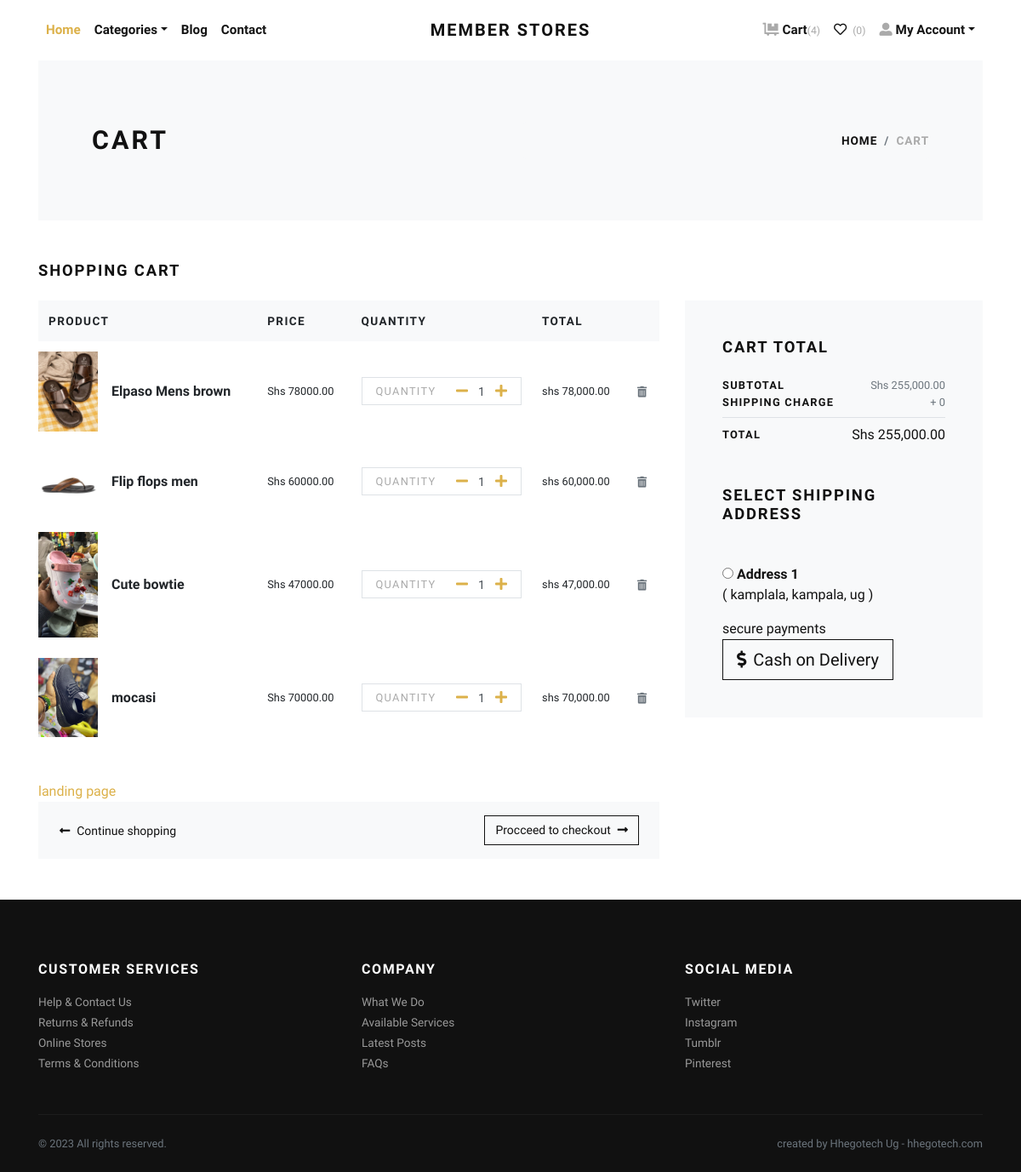
The app's page /cart/ (signed in) with its own data.
### store/models.py (models this page shows, shortened)
class Cart(models.Model):
    user = models.ForeignKey(User, verbose_name="User", on_delete=models.CASCADE)
    product = models.ForeignKey(Product, verbose_name="Product", on_delete=models.CASCADE)
    quantity = models.PositiveIntegerField(default=1, verbose_name="Quantity")
    created_at = models.DateTimeField(auto_now_add=True, verbose_name="Created Date")
    updated_at = models.DateTimeField(auto_now=True, verbose_name="Updated Date")
    @property
    def total_price(self):
        return self.quantity * self.product.price

class Product(models.Model):
    title = models.CharField(max_length=150, verbose_name="Product Title")
    slug = models.SlugField(max_length=160, verbose_name="Product Slug")
    sku = models.CharField(max_length=255, unique=True, verbose_name="Unique Product ID (SKU)")
    short_description = models.TextField(verbose_name="Short Description")
    detail_description = models.TextField(blank=True, null=True, verbose_name="Detail Description")
    product_image = models.ImageField(upload_to='product', blank=True, null=True, verbose_name="Product Image")
    price = models.DecimalField(max_digits=8, decimal_places=2)
    category = models.ForeignKey(Category, verbose_name="Product Category", on_delete=models.CASCADE)
    is_active = models.BooleanField(verbose_name="Is Active?")
    is_featured = models.BooleanField(verbose_name="Is Featured?")
    created_at = models.DateTimeField(auto_now_add=True, verbose_name="Created Date")
    updated_at = models.DateTimeField(auto_now=True, verbose_name="Updated Date")
    class Meta:
        verbose_name_plural = 'Products'
        ordering = ('-created_at', )

class Address(models.Model):
    user = models.ForeignKey(User, verbose_name="User", on_delete=models.CASCADE)
    locality = models.CharField(max_length=150, verbose_name="Nearest Location")
    city = models.CharField(max_length=150, verbose_name="City")
    state = models.CharField(max_length=150, verbose_name="State")

### store/views.py (the view)
# urls.py: path('cart/', views.cart, name="cart"),
@login_required
def cart(request):
    user = request.user
    cart_products = Cart.objects.filter(user=user)
    amount = decimal.Decimal(0)
    cp = [p for p in Cart.objects.all() if p.user==user]
    if cp:
        for p in cp:
            temp_amount = (p.quantity * p.product.price)
            amount += temp_amount
    addresses = Address.objects.filter(user=user)
    context = {
        'cart_products': cart_products,
        'amount': amount,
        'total_amount': amount,
        'addresses': addresses,
    }
    return render(request, 'store/cart.html', context)

### store/context_preprocessors.py (called while the page is built)
def store_menu(request):
    categories = Category.objects.filter(is_active=True)
    context = {
        'categories_menu': categories,
    }
    return context

def cart_menu(request):
    if request.user.is_authenticated:
        cart_items= Cart.objects.filter(user=request.user)
        context = {
            'cart_items': cart_items,
        }
    else:
        context = {}
    return context

### templates/store/cart.html (shortened to what this page needs)
{% extends 'base.html' %}
{% load static %}
{% load humanize %}
    {% block content %}
      <div class="container">
        <section class="py-5 bg-light">
          <div class="container">
            <div class="row px-4 px-lg-5 py-lg-4 align-items-center">
              <div class="col-lg-6">
                <h1 class="h2 text-uppercase mb-0">Cart</h1>
              </div>
              <div class="col-lg-6 text-lg-right">
                <nav aria-label="breadcrumb">
                  <ol class="breadcrumb justify-content-lg-end mb-0 px-0">
                    <li class="breadcrumb-item"><a href="index.html">Home</a></li>
                    <li class="breadcrumb-item active" aria-current="page">Cart</li>
                  </ol>
                </nav>
              </div>
            </div>
          </div>
        </section>
        {% if cart_products %}
        <section class="py-5">
          <h2 class="h5 text-uppercase mb-4">Shopping cart</h2>
          <div class="row">
            <div class="col-lg-8 mb-4 mb-lg-0">
              <div class="table-responsive mb-4">
                <table class="table">
                  <thead class="bg-light">
                    <tr>
                      <th class="border-0" scope="col"> <strong class="text-small text-uppercase">Product</strong></th>
                      <th class="border-0" scope="col"> <strong class="text-small text-uppercase">Price</strong></th>
                      <th class="border-0" scope="col"> <strong class="text-small text-uppercase">Quantity</strong></th>
                      <th class="border-0" scope="col"> <strong class="text-small text-uppercase">Total</strong></th>
                      <th class="border-0" scope="col"> </th>
                    </tr>
                  </thead>
                  <tbody>
                    {% for cart_product in cart_products %}
                    <tr>
                      <th class="pl-0 border-0" scope="row">
                        <div class="media align-items-center">
                          {% if cart_product.product.product_image %}
                            <a class="reset-anchor d-block animsition-link" href="{% url 'store:product-detail' cart_product.product.slug %}"><img src="{{cart_product.product.product_image.url}}" alt="{{cart_product.product.title}}" width="70"/></a>
                          {% else %}
                            <a class="reset-anchor d-block animsition-link" href="{% url 'store:product-detail' cart_product.product.slug %}"><img src="{% static 'img/product-detail-3.jpg' %}" alt="{{cart_product.product.title}}" width="70"/></a>
                          {% endif %}
                          <div class="media-body ml-3"><strong class="h6"><a class="reset-anchor animsition-link" href="{% url 'store:product-detail' cart_product.product.slug %}">{{cart_product.product.title}}</a></strong></div>
                        </div>
                      </th>
                      <td class="align-middle border-0">
                        <p class="mb-0 small">Shs {{cart_product.product.price}}</p>
                      </td>
                      <td class="align-middle border-0">
                        <div class="border d-flex align-items-center justify-content-between px-3"><span class="small text-uppercase text-gray headings-font-family">Quantity</span>
                          <div class="quantity">
                            <a href="{% url 'store:minus-cart' cart_product.id %}" class="dec-btn p-0 ml-2"><i class="fas fa-minus"></i></a>
                            <input class="form-control form-control-sm border-0 shadow-0 p-0" type="text" value="{{cart_product.quantity}}"/>
                            <a href="{% url 'store:plus-cart' cart_product.id %}" class="inc-btn p-0"><i class="fas fa-plus"></i></a>
                          </div>
                        </div>
                      </td>
                      <td class="align-middle border-0">
                        <p class="mb-0 small"> shs {{cart_product.total_price|intcomma}}</p>
                      </td>
                      <td class="align-middle border-0"><a class="reset-anchor" href="{% url 'store:remove-cart' cart_product.id %}"><i class="fas fa-trash-alt small text-muted"></i></a></td>
                    </tr>
                    {% endfor %}
                  </tbody>
                </table>
              </div>
              <a href="{% url 'store:orders' %}">landing page</a>
              <div class="bg-light px-4 py-3">
                <div class="row align-items-center text-center">
                  <div class="col-md-6 mb-3 mb-md-0 text-md-left"><a class="btn btn-link p-0 text-dark btn-sm" href="{% url 'store:home' %}"><i class="fas fa-long-arrow-alt-left mr-2"> </i>Continue shopping</a></div>
                  <div class="col-md-6 text-md-right"><a class="btn btn-outline-dark btn-sm" href="{% url  'checkout' %}">Procceed to checkout<i class="fas fa-long-arrow-alt-right ml-2"></i></a></div>
                </div>
              </div>
            </div>
            <div class="col-lg-4">
              <div class="card border-0 rounded-0 p-lg-4 bg-light">
                <div class="card-body">
                  <h5 class="text-uppercase mb-4">Cart total</h5>
                  <ul class="list-unstyled mb-">
                    <li class="d-flex align-items-center justify-content-between"><strong class="text-uppercase small font-weight-bold">Subtotal</strong><span class="text-muted small">Shs {{amount|intcomma}}</span></li>
                    <li class="d-flex align-items-center justify-content-between"><strong class="text-uppercase small font-weight-bold">Shipping Charge</strong><span class="text-muted small">+ 0{{shipping_amount}}</span></li>
                    <li class="border-bottom my-2"></li>
                    <li class="d-flex align-items-center justify-content-between mb-4"><strong class="text-uppercase small font-weight-bold">Total</strong><span>Shs {{total_amount|intcomma}}</span></li>
                  </ul>
                  <h5 class="text-uppercase my-5">Select Shipping Address</h5>
                  <form action="{% url 'store:checkout' %}" id="myform">
                    {% if addresses %}
                      {% for address in addresses %}
                        <div class="mb-3">
                        <input type="radio" name="address" value="{{address.id}}"> <strong>Address {{forloop.counter}}</strong> <br>
                        ( {{address.locality}}, {{address.city}}, {{address.state}} )
                        </div>
                      {% endfor %}
                    {% endif %}
                    <div class="text-end" id="paypal-button-container">secure payments</div>
                    <a href="{% url 'store:cash-on-delivery' %}" class="btn btn-dark btn-lg btn-outline-dark">
                      <i class="fas fa-dollar-sign mr-2"></i>Cash on Delivery
                    </a>
                  </form>
                </div>
              </div>
            </div>
          </div>
        </section>
        {% else %}
          <div class="text-center py-5">
            <h3 class="mb-3">Your cart is empty.</h3>
            <a href="{% url 'store:home' %}"><i class="fas fa-long-arrow-alt-left mr-2"> </i>Continue shopping</a>
          </div>
        {% endif %}
      </div>
      {% endblock content %}

### memberstores/static/css/style.default.css (style rules this page uses)
.text-small { font-size: 0.85rem !important; }
.text-gray { color: #aaa !important; }
strong { font-weight: 700; }
.quantity { display: -ms-flexbox; display: flex; -ms-flex-align: center; align-items: center; font-family: inherit; }
.quantity input { width: 2rem; text-align: center; }
.text-uppercase { text-transform: uppercase; letter-spacing: 0.1em; }
.border { border: 1px solid #dee2e6 !important; }
.shadow-0 { box-shadow: none !important; }
.reset-anchor { color: inherit; transition: all 0.3s; }
.headings-font-family { font-family: inherit !important; }
.btn { font-weight: 400; border: 1px solid transparent; font-family: inherit; padding: 0.375rem 1.5rem; font-size: 1rem; line-height: 1.5; border-radius: 0; transition: color 0.15s ease-in-out, background-color 0.15s ease-in-out, border-color 0.15s ease-in-out, box-shadow 0.15s ease-in-out; }
.btn-link { font-weight: 400; color: #dcb14a; }
.btn-dark { color: #fff; background-color: #111111; border-color: #111111; }
.btn-outline-dark { color: #111111; background-color: transparent; background-image: none; border-color: #111111; }
.btn-lg { padding: 0.5rem 1rem; font-size: 1.25rem; line-height: 1.5; border-radius: 0; }
.btn-sm { padding: 0.375rem 0.75rem; font-size: 0.875rem; line-height: 1.5; border-radius: 0; }
body { font-family: "Libre Franklin", sans-serif; font-size: 1rem; font-weight: 400; line-height: 1.5; color: #111111; background-color: #fff; }
a { color: #dcb14a; text-decoration: none; }
h1, h2, h3, h4, h5, h6, .h1, .h2, .h3, .h4, .h5, .h6 { margin-bottom: 0.5rem; font-family: inherit; font-weight: 900; line-height: 1.2; color: inherit; }
h1, .h1 { font-size: 2.2rem; }
h2, .h2 { font-size: 1.9rem; }
h5, .h5 { font-size: 1.15rem; }
h6, .h6 { font-size: 1rem; }
small, .small { font-size: 80%; font-weight: 400; }
.bg-light { background-color: #f8f9fa !important; }
.text-dark { color: #111111 !important; }
.form-control { padding: 0.375rem 0.75rem; font-size: 1rem; line-height: 1.5; color: #495057; background-color: #fff; border: 1px solid #ced4da; border-radius: 0; transition: border-color 0.15s ease-in-out, box-shadow 0.15s ease-in-out; }
.form-control::placeholder { color: #adb5bd; font-size: 0.85rem; font-weight: 400; }
.form-control-sm { padding: 0.25rem 0.5rem; font-size: 0.875rem; line-height: 1.5; border-radius: 0; }
.card { background-color: #fff; border: 1px solid rgba(17, 17, 17, 0.125); border-radius: 0; }
.card-body { padding: 1.25rem; }
.breadcrumb { background: #f8f9fa; }
.breadcrumb-item { font-size: 0.85rem; text-transform: uppercase; letter-spacing: 0.07em; font-weight: 900; color: #111111; }
.breadcrumb-item a { color: inherit; transition: all 0.3s; }
.breadcrumb-item.active { color: #aaa; }

### records on screen
Cart: product.product_image (picture), product "Elpaso Mens brown", product.price "78000.00", quantity "1", total_price "78,000.00"
Cart: product.product_image (picture), product "Flip flops men", product.price "60000.00", quantity "1", total_price "60,000.00"
Cart: product.product_image (picture), product "Cute bowtie", product.price "47000.00", quantity "1", total_price "47,000.00"
Cart: product.product_image (picture), product "mocasi", product.price "70000.00", quantity "1", total_price "70,000.00"
Address: locality "kamplala", city "kampala", state "ug"

### other values on screen
{{ cart_items.count }} "4"
{{ amount|intcomma }} "255,000.00"
{{ total_amount|intcomma }} "255,000.00"
